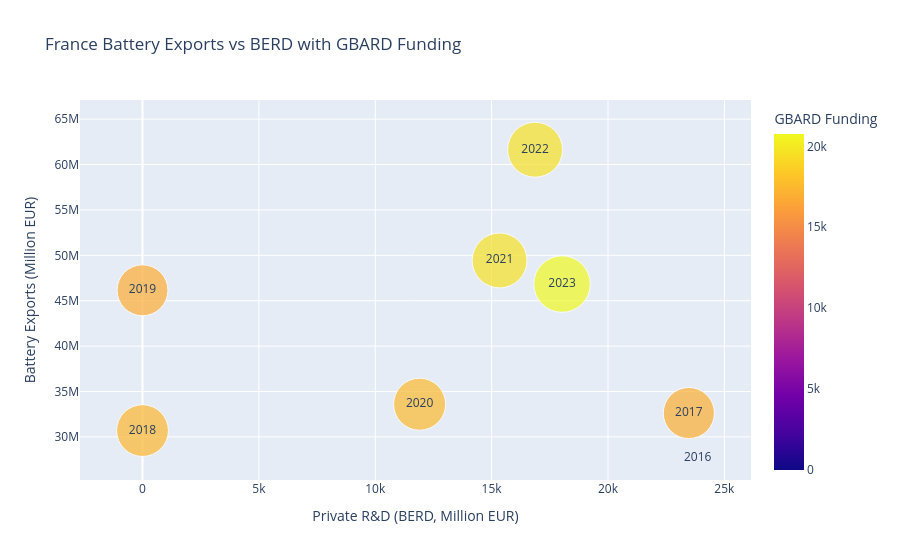

The notebook cell saved with this chart:
### Code cell
# --- Prepare combined data ---
combined = pd.merge(trade_exports, berd_total, on='time_period', suffixes=('_trade','_r&d'))

# Add GBARD total funding per year
gbard_total = df_nabs_combined.groupby('time_period')['funds'].sum().reset_index()
combined = pd.merge(combined, gbard_total, on='time_period', how='left')
combined.rename(columns={'funds': 'gbard_funding'}, inplace=True)

# Replace NaN GBARD values with 0 for plotting
combined['gbard_funding'] = combined['gbard_funding'].fillna(0)

# --- Scatter plot ---
fig = px.scatter(
    combined,
    x='obs_value_r&d',          # BERD
    y='obs_value_trade',        # Exports
    size='gbard_funding',       # GBARD as marker size
    color='gbard_funding',      # GBARD also as color gradient
    text='time_period',         # annotate points with year
    title='France Battery Exports vs BERD with GBARD Funding',
    labels={
        'obs_value_r&d': 'Private R&D (BERD, Million EUR)',
        'obs_value_trade': 'Battery Exports (Million EUR)',
        'gbard_funding': 'GBARD Funding (Million EUR)'
    },
    size_max=40
)

fig.update_traces(marker=dict(opacity=0.7), selector=dict(mode='markers+text'))
fig.update_layout(coloraxis_colorbar=dict(title="GBARD Funding"))

fig.show()

### Figure 1 — Plotly figure (JSON) as saved in the notebook; plotly's stock layout.template omitted (floating-point values rounded to 4 significant figures)
{"data": [{"hovertemplate": "Private R&D (BERD, Million EUR)=%{x}<br>Battery Exports (Million EUR)=%{y}<br>GBARD Funding (Million EUR)=%{marker.color}<br>time_period=%{text}<extra></extra>", "legendgroup": "", "marker": {"color": [0.0, 16980.0, 17410.0, 16840.0, 17560.0, 19570.0, 19600.0, 20760.0], "coloraxis": "coloraxis", "opacity": 0.7, "size": [0.0, 16980.0, 17410.0, 16840.0, 17560.0, 19570.0, 19600.0, 20760.0], "sizemode": "area", "sizeref": 12.98, "symbol": "circle"}, "mode": "markers+text", "name": "", "orientation": "v", "showlegend": false, "text": [2016.0, 2017.0, 2018.0, 2019.0, 2020.0, 2021.0, 2022.0, 2023.0], "type": "scatter", "x": [23850.0, 23470.0, 0.0, 0.0, 11910.0, 15340.0, 16870.0, 18030.0], "xaxis": "x", "y": [27675396, 32625571, 30696680, 46151006, 33599063, 49435123, 61632352, 46833838], "yaxis": "y"}], "layout": {"coloraxis": {"colorbar": {"title": {"text": "GBARD Funding"}}, "colorscale": [[0, "#0d0887"], [0.1111, "#46039f"], [0.2222, "#7201a8"], [0.3333, "#9c179e"], [0.4444, "#bd3786"], [0.5556, "#d8576b"], [0.6667, "#ed7953"], [0.7778, "#fb9f3a"], [0.8889, "#fdca26"], [1, "#f0f921"]]}, "legend": {"itemsizing": "constant", "tracegroupgap": 0}, "title": {"text": "France Battery Exports vs BERD with GBARD Funding"}, "xaxis": {"anchor": "y", "domain": [0, 1], "title": {"text": "Private R&D (BERD, Million EUR)"}}, "yaxis": {"anchor": "x", "domain": [0, 1], "title": {"text": "Battery Exports (Million EUR)"}}}}
